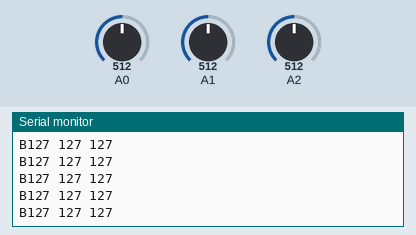
This sketch was run on a simulated Arduino Uno, built with avr-gcc and run on an emulated ATmega328P. Parts: the last lines printed to the serial monitor. The inputs (shaded band) are chosen by the test bench; at power-on: A0 = 512, A1 = 512, A2 = 512.

Above: at 1.2 s.
1.3 s: A0 set to 716
At 1.49 s:
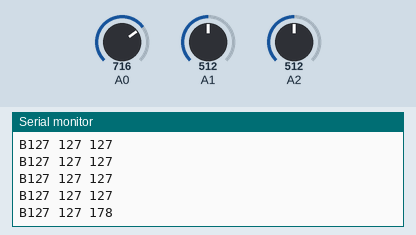
2.8 s: A1 set to 716
At 2.85 s:
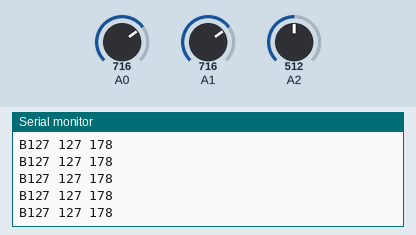
4.3 s: A2 set to 716
At 4.36 s:
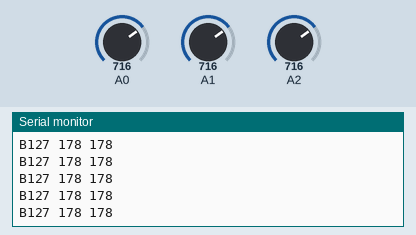
5.8 s: A0 set to 900
At 5.87 s:
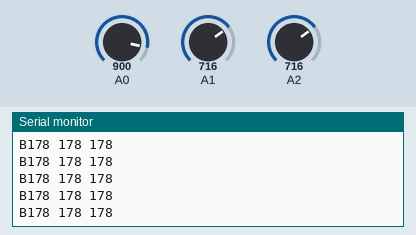
7.3 s: A1 set to 900
At 7.38 s:
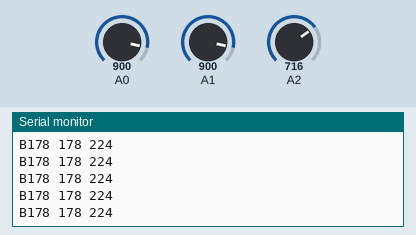
8.8 s: A2 set to 900
At 8.89 s:
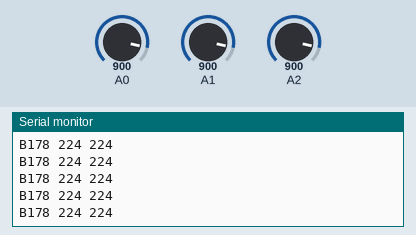
Timing chart, 0 to 11.3 s (numbered marks = the images above; inputs shaded):
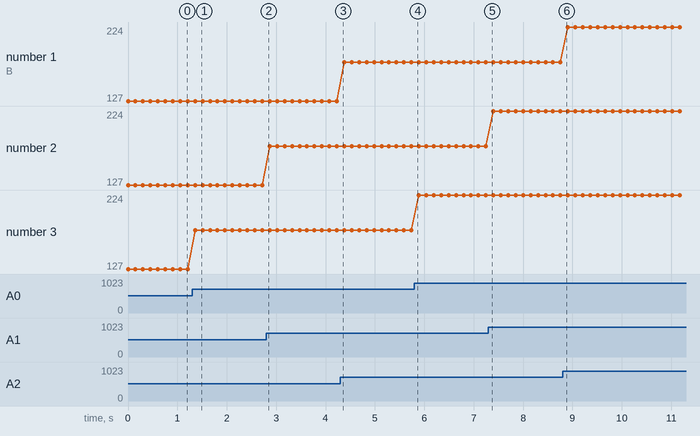

Measured:
- after the input at 1.3 s, the serial monitor: prints a new line after 0.06 s (image 1)
- plotted number 3: 127 → 178 after the input at 1.3 s, 178 → 224 after the input at 5.8 s

The sketch:

warna.ino
```cpp
int buffer;
int r,g,b;

void setup()
{
  Serial.begin(9600);
}
void loop()
{
  r = analogRead(2);
  r = map(r,0,1023,0,255);
  g = analogRead(1);
  g = map(g,0,1023,0,255);
  b = analogRead(0);
  b = map(b,0,1023,0,255);
  Serial.write('B');

  Serial.print(r,DEC);
  Serial.write(' ');
  Serial.print(g,DEC);
  Serial.write(' ');
  Serial.print(b,DEC);
  Serial.write(' ');

  Serial.write('\n');
  delay(150);
}
```
